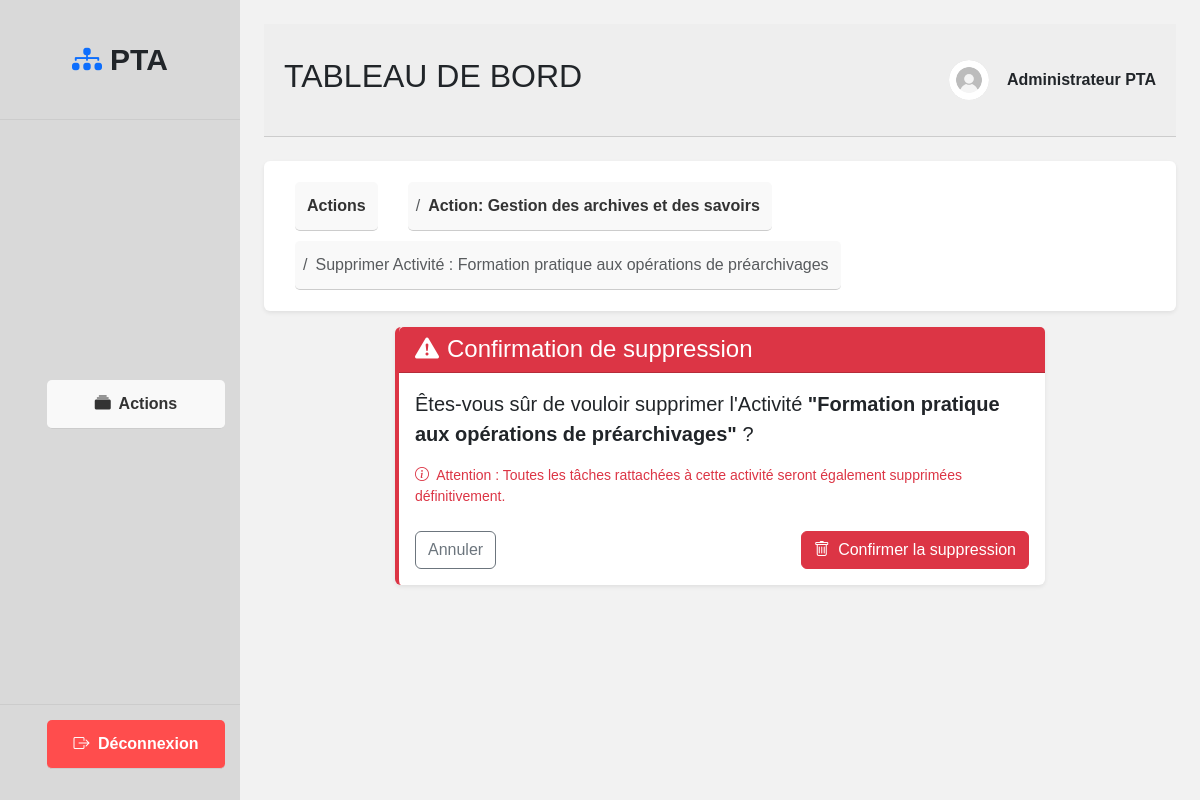
Screenshot of /activites/3/supprimer/ (signed in) with the database file from the repository.
### Action/models.py (models this page shows, shortened)
class Activite(models.Model):
    action = models.ForeignKey(
        Action,
        on_delete=models.CASCADE,
        related_name='activites',
        verbose_name="Action parente"
    )
    nom = models.CharField(max_length=255, verbose_name="Nom de l'activité")
    description = models.TextField(blank=True, null=True, verbose_name="Description")
    statut = models.CharField(
        max_length=20,
        choices=StatutChoices.choices,
        default=StatutChoices.NON_REALISE,
        verbose_name="Statut"
    )
    date_creation = models.DateTimeField(default=timezone.now, verbose_name="Date de création")
    class Meta:
        ordering = ['-date_creation']
        verbose_name = "Activité"
        verbose_name_plural = "Activités"

class Action(models.Model):
    nom = models.CharField(max_length=255, verbose_name="Nom de l'action")
    description = models.TextField(blank=True, null=True, verbose_name="Description")
    statut = models.CharField(
        max_length=20,
        choices=StatutChoices.choices,
        default=StatutChoices.NON_REALISE,
        verbose_name="Statut"
    )
    date_creation = models.DateTimeField(default=timezone.now, verbose_name="Date de création")
    class Meta:
        ordering = ['-date_creation']
        verbose_name = "Action"
        verbose_name_plural = "Actions"

### Action/views.py (the view)
# urls.py: path('activites/<int:activite_id>/supprimer/', views.supprimer_activite, name='supprimer_activite'),
@login_required
def supprimer_activite(request, activite_id):
    activite = get_object_or_404(Activite, id=activite_id)
    action_id = activite.action.id
    if request.method == "POST":
        nom = activite.nom
        activite.delete()
        messages.success(request, f"L'activité '{nom}' et ses tâches associées ont été supprimées.")
        return redirect('liste_activites', action_id=action_id)
    return render(request, 'action/supprimer_activite.html', {'activite': activite})

### Action/templates/action/supprimer_activite.html (shortened to what this page needs)
{% extends 'base/base.html' %}
{% load static %}
{% block content %}
<div class="content">
  <div class="sous-container1">
    <div class="logo"><i class="bi bi-diagram-3-fill me-2 text-primary"></i> PTA</div>
    <nav>
      <ul>
        <li><a href="{% url 'liste_action' %}"><i class="bi bi-collection-fill me-1"></i> Actions</a></li>
      </ul>
    </nav>
    <div class="btn_deconnexion">
      <ul>
        <li><a href="#"><i class="bi bi-box-arrow-right me-1"></i> Déconnexion</a></li>
      </ul>
    </div>
  </div>
  <div class="sous-container2 p-4">
    <div class="sous-container2-haut mb-4">
      <h2>TABLEAU DE BORD</h2>
      <div class="profil">
        <img src="{% static 'images/profil.png' %}" alt="Profil" onerror="this.src='https://ui-avatars.com/api/?name=Admin+PTA&background=0D6EFD&color=fff'">
        <p class="mb-0 ms-2 fw-semibold">Administrateur PTA</p>
      </div>
    </div>
    <nav aria-label="breadcrumb">
      <ol class="breadcrumb bg-white p-3 rounded shadow-sm">
        <li class="breadcrumb-item"><a href="{% url 'liste_action' %}">Actions</a></li>
        <li class="breadcrumb-item"><a href="{% url 'liste_activites' activite.action.id %}">Action: {{ activite.action.nom }}</a></li>
        <li class="breadcrumb-item active" aria-current="page">Supprimer Activité : {{ activite.nom }}</li>
      </ol>
    </nav>
    <div class="card shadow-sm border-0 border-start border-4 border-danger mx-auto" style="max-width: 650px;">
      <div class="card-header bg-danger text-white">
        <h4 class="mb-0"><i class="bi bi-exclamation-triangle-fill me-2"></i>Confirmation de suppression</h4>
      </div>
      <div class="card-body">
        <p class="fs-5">Êtes-vous sûr de vouloir supprimer l'Activité <strong>"{{ activite.nom }}"</strong> ?</p>
        <p class="text-danger small"><i class="bi bi-info-circle me-1"></i> Attention : Toutes les tâches rattachées à cette activité seront également supprimées définitivement.</p>
        <form method="POST">
          <div class="d-flex justify-content-between mt-4">
            <a href="{% url 'liste_activites' activite.action.id %}" class="btn btn-outline-secondary">Annuler</a>
            <button type="submit" class="btn btn-danger"><i class="bi bi-trash me-1"></i> Confirmer la suppression</button>
          </div>
        </form>
      </div>
    </div>
  </div>
</div>
{% endblock %}

### static/css/style.css (style rules this page uses)
* { padding: 0; margin: 0; box-sizing: border-box; font-family: Arial, sans-serif; }
.content { display: flex; flex-direction: row; justify-content: space-between; align-items: center; height: 100vh; width: 100%; }
.sous-container1 { width: 20%; height: 100%; background-color: #D9D9D9; display: flex; flex-direction: column; justify-content: space-between; }
.sous-container2 { width: 80%; height: 100%; background-color: #F2F2F2; }
.logo { width: 100%; height: 15%; display: flex; justify-content: center; align-items: center; background-color: #d9d9d9; font-size: 30px; font-weight: bold; border-bottom: 1px solid #ccc; }
ul { width: 100%; height: 100%; display: flex; flex-direction: column; justify-content: space-between; }
li { list-style: none; padding: 12px; text-align: center; border-bottom: 1px solid #ccc; margin: 5px 15px; background-color: #f9f9f9; border-radius: 5px; }
a { text-decoration: none; color: #333; font-weight: bold; }
.btn_deconnexion { border-top: solid 1px #ccc; padding: 10px 0px; }
.btn_deconnexion li { background-color: #ff4d4d; border-radius: 5px; }
.btn_deconnexion li a { color: #fff; }
.sous-container2-haut { width: 100%; height: 15%; display: flex; justify-content: space-between; align-items: center; background-color: #eee; border-bottom: 1px solid #ccc; padding: 0px 20px; }
.profil { display: flex; align-items: center; }
.profil img { width: 40px; height: 40px; border-radius: 50%; margin-right: 10px; background-color: #ccc; }

### rows the page displays
Activite: action.nom "Gestion des archives et des savoirs", nom "Formation pratique aux opérations de préarchivages"
